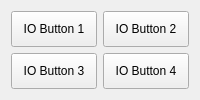
          <widget class="QWidget" name="tab_15">
           <attribute name="title">
            <string>Variable Input Output</string>
           </attribute>
           <layout class="QGridLayout" name="gridLayout_12">
            <item row="1" column="1">
             <widget class="QPushButton" name="pushButton_12">
              <property name="sizePolicy">
               <sizepolicy hsizetype="Preferred" vsizetype="Preferred">
                <horstretch>0</horstretch>
                <verstretch>0</verstretch>
               </sizepolicy>
              </property>
              <property name="text">
               <string>IO Button 4</string>
              </property>
             </widget>
            </item>
            <item row="0" column="1">
             <widget class="QPushButton" name="pushButton_10">
              <property name="sizePolicy">
               <sizepolicy hsizetype="Preferred" vsizetype="Preferred">
                <horstretch>0</horstretch>
                <verstretch>0</verstretch>
               </sizepolicy>
              </property>
              <property name="text">
               <string>IO Button 2</string>
              </property>
             </widget>
            </item>
            <item row="0" column="0">
             <widget class="QPushButton" name="pushButton_9">
              <property name="sizePolicy">
               <sizepolicy hsizetype="Preferred" vsizetype="Preferred">
                <horstretch>0</horstretch>
                <verstretch>0</verstretch>
               </sizepolicy>
              </property>
              <property name="text">
               <string>IO Button 1</string>
              </property>
             </widget>
            </item>
            <item row="1" column="0">
             <widget class="QPushButton" name="pushButton_11">
              <property name="sizePolicy">
               <sizepolicy hsizetype="Preferred" vsizetype="Preferred">
                <horstretch>0</horstretch>
                <verstretch>0</verstretch>
               </sizepolicy>
              </property>
              <property name="text">
               <string>IO Button 3</string>
              </property>
             </widget>
            </item>
           </layout>
          </widget>
